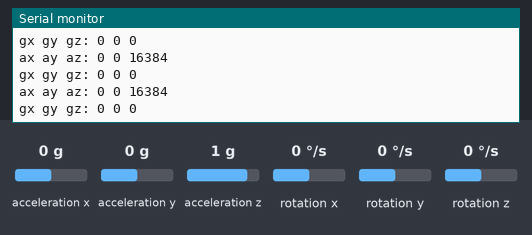
The sketch below on a simulated Arduino Uno, built with avr-gcc and run on an emulated ATmega328P. Shown: the last lines printed to the serial monitor. The inputs (shaded band) are chosen by the test bench; at power-on: acceleration x 0 g, acceleration y 0 g, acceleration z 1 g, rotation x 0 °/s, rotation y 0 °/s, rotation z 0 °/s.

Above: at 1.2 s.
1.3 s: acceleration x set to -1.4 g
At 1.8 s:
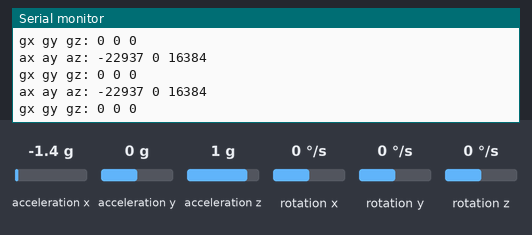
4.3 s: acceleration y set to -1.4 g
At 4.8 s:
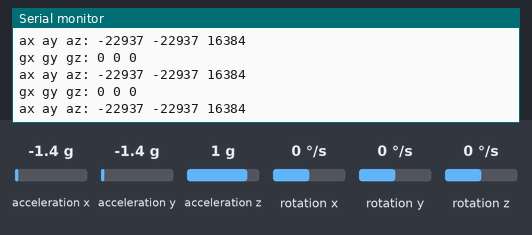
7.3 s: acceleration z set to -1.4 g
At 8.4 s:
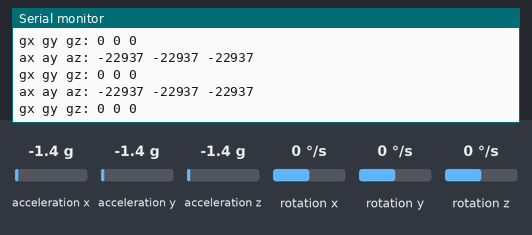
10.3 s: rotation x set to -192 °/s
At 10.8 s:
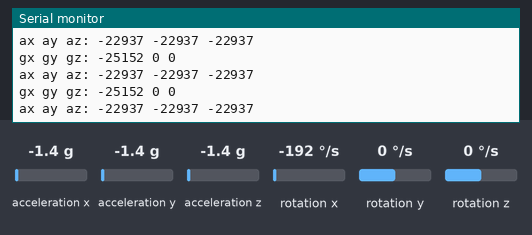
13.3 s: rotation y set to -192 °/s
At 13.9 s:
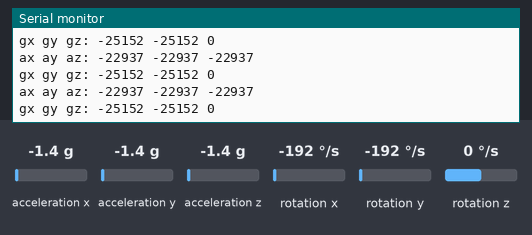
16.3 s: rotation z set to 100 °/s
At 16.8 s:
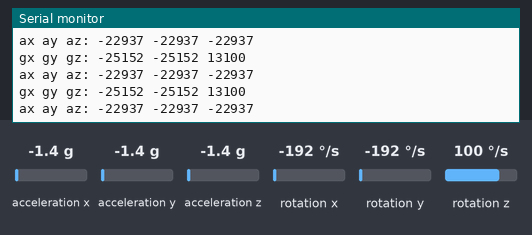

The sketch:

MPU6050-elvistkf.1.ino
```cpp
#include "I2Cdev.h" //I2C Device Library
#include "MPU6050.h" //use one of the sub-libraries inside the “i2cdevlib”, namely the MPU6050 library
#include "Wire.h" //establish i2c communication with the MPU6050 module

// class default I2C address is 0x68
// specific I2C addresses may be passed as a parameter here
// AD0 low = 0x68 (default for InvenSense evaluation board)
// AD0 high = 0x69
MPU6050 accelgyro;
//MPU6050 accelgyro(0x69); // <-- use for AD0 high

int16_t ax, ay, az;
int16_t gx, gy, gz;
int16_t roll_a, pitch_a;
int16_t roll = 0, pitch = 0;

void setup() {
    Wire.begin();

    // Initialize serial communication
    // Remember to set your computer's baud rate to 9600 as well
    Serial.begin(9600);

    // Initialize device
    Serial.println("Initializing I2C devices...");
    accelgyro.initialize();

    // Verify connection
    Serial.println("Testing device connections...");
    Serial.println(accelgyro.testConnection() ? "MPU6050 connection successful" : "MPU6050 connection failed");

}

void loop() {
    // Read raw accel/gyro measurements from device and save them in ax, ay, az, gx, gy, gz
    accelgyro.getMotion6(&ax, &ay, &az, &gx, &gy, &gz);

    // These methods (and a few others) are also available
    //accelgyro.getAcceleration(&ax, &ay, &az);
    //accelgyro.getRotation(&gx, &gy, &gz);

    Serial.print("ax ay az: ");
    Serial.print(ax);
    Serial.print(" ");
    Serial.print(ay);
    Serial.print(" ");
    Serial.println(az);

    Serial.print("gx gy gz: ");
    Serial.print(gx);
    Serial.print(" ");
    Serial.print(gy);
    Serial.print(" ");
    Serial.println(gz);

    // Calculate the Euler's Angle using accelerometer
    roll_a = (atan2(-ay, az)*180.0)/M_PI;
    pitch_a = (atan2(ax, sqrt(ay*ay + az*az))*180.0)/M_PI;

}
```

Measured:
- after the input at 1.3 s, the serial monitor: prints a new line after 0.10 s (image 1)
- after the input at 4.3 s, the serial monitor: prints a new line after 0.10 s (image 2)
- after the input at 7.3 s, the serial monitor: prints a new line after 0.09 s (image 3)
- after the input at 10.3 s, the serial monitor: prints a new line after 0.13 s (image 4)
- after the input at 13.3 s, the serial monitor: prints a new line after 0.11 s (image 5)
- after the input at 16.3 s, the serial monitor: prints a new line after 0.11 s (image 6)
